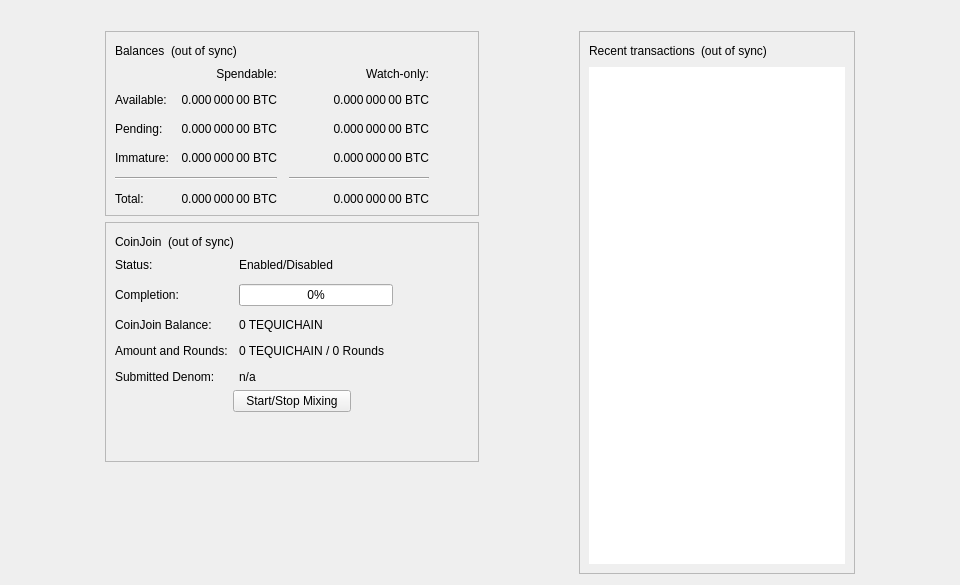
<?xml version="1.0" encoding="UTF-8"?>
<ui version="4.0">
 <class>OverviewPage</class>
 <widget class="QWidget" name="OverviewPage">
  <property name="geometry">
   <rect>
    <x>0</x>
    <y>0</y>
    <width>960</width>
    <height>585</height>
   </rect>
  </property>
  <property name="minimumSize">
   <size>
    <width>960</width>
    <height>0</height>
   </size>
  </property>
  <property name="windowTitle">
   <string>Form</string>
  </property>
  <layout class="QVBoxLayout" name="topLayout">
   <item>
    <widget class="QLabel" name="labelAlerts">
     <property name="visible">
      <bool>false</bool>
     </property>
     <property name="wordWrap">
      <bool>true</bool>
     </property>
     <property name="margin">
      <number>3</number>
     </property>
     <property name="textInteractionFlags">
      <set>Qt::TextSelectableByMouse</set>
     </property>
    </widget>
   </item>
   <item>
    <layout class="QHBoxLayout" name="horizontalLayout" stretch="1,0,1,0,1">
     <item>
      <spacer name="horizontalSpacerLeft">
       <property name="orientation">
        <enum>Qt::Horizontal</enum>
       </property>
       <property name="sizeType">
        <enum>QSizePolicy::Preferred</enum>
       </property>
       <property name="sizeHint" stdset="0">
        <size>
         <width>10</width>
         <height>20</height>
        </size>
       </property>
      </spacer>
     </item>
     <item>
      <layout class="QVBoxLayout" name="verticalLayout_2">
       <item>
        <widget class="QFrame" name="frame">
         <property name="frameShape">
          <enum>QFrame::StyledPanel</enum>
         </property>
         <property name="frameShadow">
          <enum>QFrame::Raised</enum>
         </property>
         <layout class="QVBoxLayout" name="verticalLayout_4">
          <item>
           <layout class="QHBoxLayout" name="horizontalLayout_4">
            <item>
             <widget class="QLabel" name="label_5">
              <property name="text">
               <string>Balances</string>
              </property>
             </widget>
            </item>
            <item>
             <widget class="QLabel" name="labelWalletStatus">
              <property name="toolTip">
               <string>The displayed information may be out of date. Your wallet automatically synchronizes with the Tequichain network after a connection is established, but this process has not completed yet.</string>
              </property>
              <property name="text">
               <string notr="true">(out of sync)</string>
              </property>
              <property name="alignment">
               <set>Qt::AlignLeading|Qt::AlignLeft|Qt::AlignVCenter</set>
              </property>
             </widget>
            </item>
            <item>
             <spacer name="horizontalSpacer_3">
              <property name="orientation">
               <enum>Qt::Horizontal</enum>
              </property>
              <property name="sizeHint" stdset="0">
               <size>
                <width>40</width>
                <height>20</height>
               </size>
              </property>
             </spacer>
            </item>
           </layout>
          </item>
          <item>
           <layout class="QGridLayout" name="gridLayout">
            <property name="spacing">
             <number>12</number>
            </property>
            <item row="2" column="2">
             <widget class="QLabel" name="labelWatchPending">
              <property name="cursor">
               <cursorShape>IBeamCursor</cursorShape>
              </property>
              <property name="toolTip">
               <string>Unconfirmed transactions to watch-only addresses</string>
              </property>
              <property name="text">
               <string notr="true">0.000 000 00 BTC</string>
              </property>
              <property name="alignment">
               <set>Qt::AlignRight|Qt::AlignTrailing|Qt::AlignVCenter</set>
              </property>
              <property name="textInteractionFlags">
               <set>Qt::LinksAccessibleByMouse|Qt::TextSelectableByKeyboard|Qt::TextSelectableByMouse</set>
              </property>
             </widget>
            </item>
            <item row="2" column="1">
             <widget class="QLabel" name="labelUnconfirmed">
              <property name="cursor">
               <cursorShape>IBeamCursor</cursorShape>
              </property>
              <property name="toolTip">
               <string>Total of transactions that have yet to be confirmed, and do not yet count toward the spendable balance</string>
              </property>
              <property name="text">
               <string notr="true">0.000 000 00 BTC</string>
              </property>
              <property name="alignment">
               <set>Qt::AlignRight|Qt::AlignTrailing|Qt::AlignVCenter</set>
              </property>
              <property name="textInteractionFlags">
               <set>Qt::LinksAccessibleByMouse|Qt::TextSelectableByKeyboard|Qt::TextSelectableByMouse</set>
              </property>
             </widget>
            </item>
            <item row="3" column="2">
             <widget class="QLabel" name="labelWatchImmature">
              <property name="cursor">
               <cursorShape>IBeamCursor</cursorShape>
              </property>
              <property name="toolTip">
               <string>Mined balance in watch-only addresses that has not yet matured</string>
              </property>
              <property name="text">
               <string notr="true">0.000 000 00 BTC</string>
              </property>
              <property name="alignment">
               <set>Qt::AlignRight|Qt::AlignTrailing|Qt::AlignVCenter</set>
              </property>
              <property name="textInteractionFlags">
               <set>Qt::LinksAccessibleByMouse|Qt::TextSelectableByKeyboard|Qt::TextSelectableByMouse</set>
              </property>
             </widget>
            </item>
            <item row="4" column="0" colspan="2">
             <widget class="Line" name="lineSpendableBalance">
              <property name="orientation">
               <enum>Qt::Horizontal</enum>
              </property>
             </widget>
            </item>
            <item row="4" column="2">
             <widget class="Line" name="lineWatchBalance">
              <property name="sizePolicy">
               <sizepolicy hsizetype="Preferred" vsizetype="Fixed">
                <horstretch>0</horstretch>
                <verstretch>0</verstretch>
               </sizepolicy>
              </property>
              <property name="minimumSize">
               <size>
                <width>140</width>
                <height>0</height>
               </size>
              </property>
              <property name="orientation">
               <enum>Qt::Horizontal</enum>
              </property>
             </widget>
            </item>
            <item row="5" column="0">
             <widget class="QLabel" name="labelTotalText">
              <property name="text">
               <string>Total:</string>
              </property>
             </widget>
            </item>
            <item row="3" column="1">
             <widget class="QLabel" name="labelImmature">
              <property name="cursor">
               <cursorShape>IBeamCursor</cursorShape>
              </property>
              <property name="toolTip">
               <string>Mined balance that has not yet matured</string>
              </property>
              <property name="text">
               <string notr="true">0.000 000 00 BTC</string>
              </property>
              <property name="alignment">
               <set>Qt::AlignRight|Qt::AlignTrailing|Qt::AlignVCenter</set>
              </property>
              <property name="textInteractionFlags">
               <set>Qt::LinksAccessibleByMouse|Qt::TextSelectableByKeyboard|Qt::TextSelectableByMouse</set>
              </property>
             </widget>
            </item>
            <item row="2" column="3">
             <spacer name="horizontalSpacer_2">
              <property name="orientation">
               <enum>Qt::Horizontal</enum>
              </property>
              <property name="sizeHint" stdset="0">
               <size>
                <width>40</width>
                <height>20</height>
               </size>
              </property>
             </spacer>
            </item>
            <item row="3" column="0">
             <widget class="QLabel" name="labelImmatureText">
              <property name="text">
               <string>Immature:</string>
              </property>
             </widget>
            </item>
            <item row="5" column="1">
             <widget class="QLabel" name="labelTotal">
              <property name="cursor">
               <cursorShape>IBeamCursor</cursorShape>
              </property>
              <property name="toolTip">
               <string>Your current total balance</string>
              </property>
              <property name="text">
               <string notr="true">0.000 000 00 BTC</string>
              </property>
              <property name="alignment">
               <set>Qt::AlignRight|Qt::AlignTrailing|Qt::AlignVCenter</set>
              </property>
              <property name="textInteractionFlags">
               <set>Qt::LinksAccessibleByMouse|Qt::TextSelectableByKeyboard|Qt::TextSelectableByMouse</set>
              </property>
             </widget>
            </item>
            <item row="5" column="2">
             <widget class="QLabel" name="labelWatchTotal">
              <property name="cursor">
               <cursorShape>IBeamCursor</cursorShape>
              </property>
              <property name="toolTip">
               <string>Current total balance in watch-only addresses</string>
              </property>
              <property name="text">
               <string notr="true">0.000 000 00 BTC</string>
              </property>
              <property name="alignment">
               <set>Qt::AlignRight|Qt::AlignTrailing|Qt::AlignVCenter</set>
              </property>
              <property name="textInteractionFlags">
               <set>Qt::LinksAccessibleByMouse|Qt::TextSelectableByKeyboard|Qt::TextSelectableByMouse</set>
              </property>
             </widget>
            </item>
            <item row="0" column="2">
             <widget class="QLabel" name="labelWatchonly">
              <property name="text">
               <string>Watch-only:</string>
              </property>
              <property name="alignment">
               <set>Qt::AlignRight|Qt::AlignTrailing|Qt::AlignVCenter</set>
              </property>
             </widget>
            </item>
            <item row="1" column="0">
             <widget class="QLabel" name="labelBalanceText">
              <property name="text">
               <string>Available:</string>
              </property>
             </widget>
            </item>
            <item row="1" column="1">
             <widget class="QLabel" name="labelBalance">
              <property name="cursor">
               <cursorShape>IBeamCursor</cursorShape>
              </property>
              <property name="toolTip">
               <string>Your current spendable balance</string>
              </property>
              <property name="text">
               <string notr="true">0.000 000 00 BTC</string>
              </property>
              <property name="alignment">
               <set>Qt::AlignRight|Qt::AlignTrailing|Qt::AlignVCenter</set>
              </property>
              <property name="textInteractionFlags">
               <set>Qt::LinksAccessibleByMouse|Qt::TextSelectableByKeyboard|Qt::TextSelectableByMouse</set>
              </property>
             </widget>
            </item>
            <item row="1" column="2">
             <widget class="QLabel" name="labelWatchAvailable">
              <property name="cursor">
               <cursorShape>IBeamCursor</cursorShape>
              </property>
              <property name="toolTip">
               <string>Your current balance in watch-only addresses</string>
              </property>
              <property name="text">
               <string notr="true">0.000 000 00 BTC</string>
              </property>
              <property name="alignment">
               <set>Qt::AlignRight|Qt::AlignTrailing|Qt::AlignVCenter</set>
              </property>
              <property name="textInteractionFlags">
               <set>Qt::LinksAccessibleByMouse|Qt::TextSelectableByKeyboard|Qt::TextSelectableByMouse</set>
              </property>
             </widget>
            </item>
            <item row="2" column="0">
             <widget class="QLabel" name="labelPendingText">
              <property name="text">
               <string>Pending:</string>
              </property>
             </widget>
            </item>
            <item row="0" column="1">
             <widget class="QLabel" name="labelSpendable">
              <property name="text">
               <string>Spendable:</string>
              </property>
              <property name="alignment">
               <set>Qt::AlignRight|Qt::AlignTrailing|Qt::AlignVCenter</set>
              </property>
             </widget>
            </item>
           </layout>
          </item>
         </layout>
        </widget>
       </item>
       <item>
        <widget class="QFrame" name="frameCoinJoin">
         <property name="layoutDirection">
          <enum>Qt::LeftToRight</enum>
         </property>
         <property name="frameShape">
          <enum>QFrame::StyledPanel</enum>
         </property>
         <property name="frameShadow">
          <enum>QFrame::Raised</enum>
         </property>
         <layout class="QVBoxLayout" name="VerticalLayout_PS1">
          <item>
           <layout class="QHBoxLayout" name="horizontalLayout_5">
            <item>
             <widget class="QLabel" name="labelCoinJoinHeader">
              <property name="text">
               <string notr="true">CoinJoin</string>
              </property>
             </widget>
            </item>
            <item>
             <widget class="QLabel" name="labelCoinJoinSyncStatus">
              <property name="toolTip">
               <string>The displayed information may be out of date. Your wallet automatically synchronizes with the Tequichain network after a connection is established, but this process has not completed yet.</string>
              </property>
              <property name="text">
               <string notr="true">(out of sync)</string>
              </property>
              <property name="alignment">
               <set>Qt::AlignLeading|Qt::AlignLeft|Qt::AlignVCenter</set>
              </property>
             </widget>
            </item>
            <item>
             <spacer name="horizontalSpacer_4">
              <property name="orientation">
               <enum>Qt::Horizontal</enum>
              </property>
              <property name="sizeHint" stdset="0">
               <size>
                <width>40</width>
                <height>20</height>
               </size>
              </property>
             </spacer>
            </item>
           </layout>
          </item>
          <item>
           <layout class="QFormLayout" name="coinJoinFormLayout">
            <property name="fieldGrowthPolicy">
             <enum>QFormLayout::AllNonFixedFieldsGrow</enum>
            </property>
            <property name="horizontalSpacing">
             <number>11</number>
            </property>
            <property name="verticalSpacing">
             <number>12</number>
            </property>
            <item row="0" column="0">
             <widget class="QLabel" name="labelCoinJoinEnabledText">
              <property name="text">
               <string>Status:</string>
              </property>
             </widget>
            </item>
            <item row="0" column="1">
             <widget class="QLabel" name="labelCoinJoinEnabled">
              <property name="text">
               <string>Enabled/Disabled</string>
              </property>
             </widget>
            </item>
            <item row="1" column="0">
             <widget class="QLabel" name="labelCompletitionText">
              <property name="text">
               <string>Completion:</string>
              </property>
             </widget>
            </item>
            <item row="1" column="1">
             <widget class="QProgressBar" name="coinJoinProgress">
              <property name="maximumSize">
               <size>
                <width>154</width>
                <height>16777215</height>
               </size>
              </property>
              <property name="value">
               <number>0</number>
              </property>
             </widget>
            </item>
            <item row="2" column="0">
             <widget class="QLabel" name="labelAnonymizedText">
              <property name="text">
               <string notr="true">CoinJoin Balance:</string>
              </property>
             </widget>
            </item>
            <item row="2" column="1">
             <widget class="QLabel" name="labelAnonymized">
              <property name="text">
               <string notr="true">0 TEQUICHAIN</string>
              </property>
             </widget>
            </item>
            <item row="3" column="0">
             <widget class="QLabel" name="labelAmountAndRoundsText">
              <property name="text">
               <string>Amount and Rounds:</string>
              </property>
             </widget>
            </item>
            <item row="3" column="1">
             <widget class="QLabel" name="labelAmountRounds">
              <property name="text">
               <string notr="true">0 TEQUICHAIN / 0 Rounds</string>
              </property>
             </widget>
            </item>
            <item row="4" column="0">
             <widget class="QLabel" name="labelSubmittedDenomText">
              <property name="text">
               <string>Submitted Denom:</string>
              </property>
             </widget>
            </item>
            <item row="4" column="1">
             <widget class="QLabel" name="labelSubmittedDenom">
              <property name="toolTip">
               <string>The denominations you submitted to the Smartnode.&lt;br&gt;To mix, other users must submit the exact same denominations.</string>
              </property>
              <property name="text">
               <string>n/a</string>
              </property>
              <property name="wordWrap">
               <bool>true</bool>
              </property>
             </widget>
            </item>
           </layout>
          </item>
          <item>
           <layout class="QVBoxLayout" name="VerticalLayout_PS">
            <item>
             <layout class="QHBoxLayout" name="horizontalLayout_3">
              <property name="topMargin">
               <number>0</number>
              </property>
              <item>
               <spacer name="horizontalSpacer_5">
                <property name="orientation">
                 <enum>Qt::Horizontal</enum>
                </property>
                <property name="sizeHint" stdset="0">
                 <size>
                  <width>40</width>
                  <height>20</height>
                 </size>
                </property>
               </spacer>
              </item>
              <item>
               <widget class="QPushButton" name="toggleCoinJoin">
                <property name="sizePolicy">
                 <sizepolicy hsizetype="MinimumExpanding" vsizetype="Fixed">
                  <horstretch>0</horstretch>
                  <verstretch>0</verstretch>
                 </sizepolicy>
                </property>
                <property name="text">
                 <string>Start/Stop Mixing</string>
                </property>
               </widget>
              </item>
              <item>
               <spacer name="horizontalSpacer_6">
                <property name="orientation">
                 <enum>Qt::Horizontal</enum>
                </property>
                <property name="sizeHint" stdset="0">
                 <size>
                  <width>40</width>
                  <height>20</height>
                 </size>
                </property>
               </spacer>
              </item>
             </layout>
            </item>
            <item>
             <spacer name="verticalSpacer_3">
              <property name="orientation">
               <enum>Qt::Vertical</enum>
              </property>
              <property name="sizeHint" stdset="0">
               <size>
                <width>20</width>
                <height>40</height>
               </size>
              </property>
             </spacer>
            </item>
           </layout>
          </item>
         </layout>
        </widget>
       </item>
       <item>
        <spacer name="verticalSpacer">
         <property name="orientation">
          <enum>Qt::Vertical</enum>
         </property>
         <property name="sizeHint" stdset="0">
          <size>
           <width>20</width>
           <height>40</height>
          </size>
         </property>
        </spacer>
       </item>
      </layout>
     </item>
     <item>
      <spacer name="horizontalSpacerCenter">
       <property name="orientation">
        <enum>Qt::Horizontal</enum>
       </property>
       <property name="sizeHint" stdset="0">
        <size>
         <width>10</width>
         <height>20</height>
        </size>
       </property>
      </spacer>
     </item>
     <item>
      <layout class="QVBoxLayout" name="verticalLayout_3">
       <item>
        <widget class="QFrame" name="frame_2">
         <property name="frameShape">
          <enum>QFrame::StyledPanel</enum>
         </property>
         <property name="frameShadow">
          <enum>QFrame::Raised</enum>
         </property>
         <layout class="QVBoxLayout" name="verticalLayout">
          <item>
           <layout class="QHBoxLayout" name="horizontalLayout_2">
            <item>
             <widget class="QLabel" name="label_4">
              <property name="text">
               <string>Recent transactions</string>
              </property>
             </widget>
            </item>
            <item>
             <widget class="QLabel" name="labelTransactionsStatus">
              <property name="toolTip">
               <string>The displayed information may be out of date. Your wallet automatically synchronizes with the Tequichain network after a connection is established, but this process has not completed yet.</string>
              </property>
              <property name="text">
               <string notr="true">(out of sync)</string>
              </property>
              <property name="alignment">
               <set>Qt::AlignLeading|Qt::AlignLeft|Qt::AlignVCenter</set>
              </property>
             </widget>
            </item>
            <item>
             <spacer name="horizontalSpacer">
              <property name="orientation">
               <enum>Qt::Horizontal</enum>
              </property>
              <property name="sizeHint" stdset="0">
               <size>
                <width>40</width>
                <height>20</height>
               </size>
              </property>
             </spacer>
            </item>
           </layout>
          </item>
          <item>
           <widget class="QListView" name="listTransactions">
            <property name="frameShape">
             <enum>QFrame::NoFrame</enum>
            </property>
            <property name="verticalScrollBarPolicy">
             <enum>Qt::ScrollBarAlwaysOff</enum>
            </property>
            <property name="horizontalScrollBarPolicy">
             <enum>Qt::ScrollBarAlwaysOff</enum>
            </property>
            <property name="selectionMode">
             <enum>QAbstractItemView::NoSelection</enum>
            </property>
           </widget>
          </item>
         </layout>
        </widget>
       </item>
      </layout>
     </item>
     <item>
      <spacer name="horizontalSpacerRight">
       <property name="orientation">
        <enum>Qt::Horizontal</enum>
       </property>
       <property name="sizeType">
        <enum>QSizePolicy::Preferred</enum>
       </property>
       <property name="sizeHint" stdset="0">
        <size>
         <width>10</width>
         <height>20</height>
        </size>
       </property>
      </spacer>
     </item>
    </layout>
   </item>
  </layout>
 </widget>
 <resources/>
 <connections/>
</ui>
